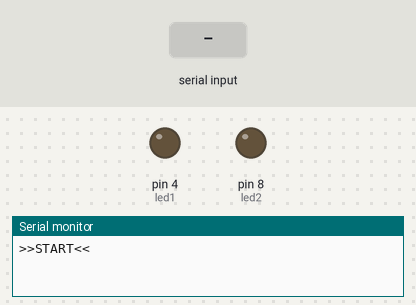
Bench run of a sketch on a simulated Arduino Uno, built with avr-gcc and run on an emulated ATmega328P. Shown: output pins drawn as LEDs (lit = HIGH), the last lines printed to the serial monitor. The inputs (shaded band) are chosen by the test bench.

Above: at 1.2 s.
1.3 s: "2" received over Serial
At 1.9 s:
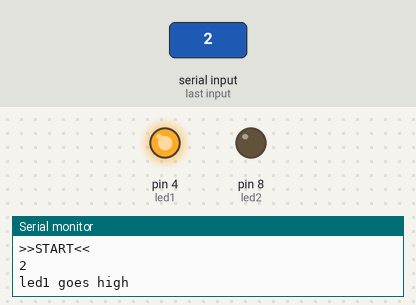
2.8 s: "5" received over Serial
At 4.6 s:
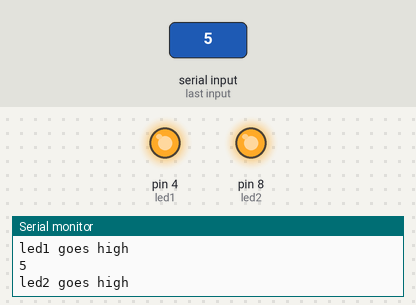
At 6.1 s:
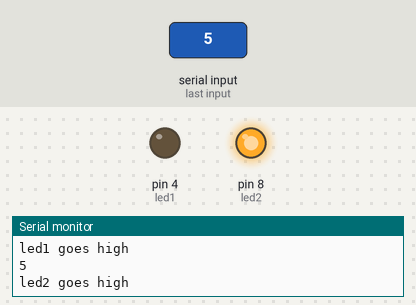
Timing chart, 0 to 7.6 s (numbered marks = the images above; inputs shaded):
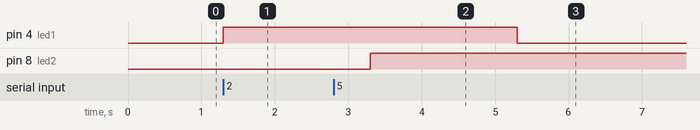

The sketch:

testCode.ino
```cpp
char input=0;       //we receive input from BT module
int led1=4;
int led2=8;
void setup() {
  Serial.begin(96500);  //initiates serial communication
  pinMode(led1,OUTPUT); //sets pin as output
  pinMode(led2,OUTPUT); //sets pin as output
  Serial.println(">>START<<");  //displays "start"
}

void loop() {
  if(Serial.available()>0){   //checks input from BT
    input=Serial.read();      //reads input from BT
    if(input=='2'){
      Serial.println(input);  //prints input to screen
      Serial.println("led1 goes high");
      digitalWrite(led1,HIGH);  //sets pin HIGH
      delay(2000);
      digitalWrite(led2,LOW);    //sets pin LOW
    }
    else if(input=='5'){
      Serial.println(input);  //prints input to screen
      Serial.println("led2 goes high");
      digitalWrite(led2,HIGH); //sets pin HIGH
      delay(2000);
      digitalWrite(led1,LOW); //sets pin LOW
    }

  }
}
```

Measured:
- after the input at 1.3 s, pin 4 (led1): LOW → HIGH at once
- after the input at 2.8 s, pin 4 (led1): HIGH → LOW after 2.5 s; pin 8 (led2): LOW → HIGH after 0.50 s
